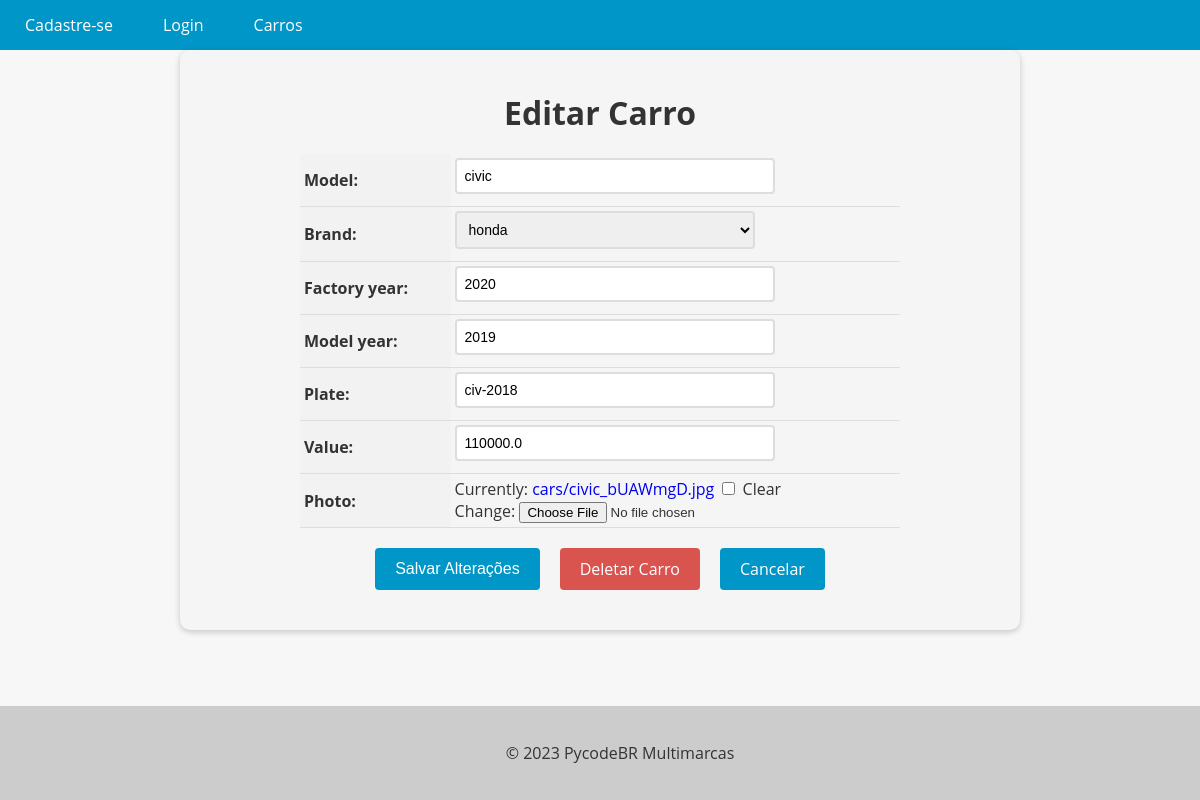
The page /car/7/update/ on the database its author committed.
### cars/models.py (models this page shows, shortened)
class Car(models.Model):
    id = models.AutoField(primary_key=True)
    model = models.CharField(max_length=255)
    brand = models.ForeignKey(
        Brand, on_delete=models.PROTECT, related_name='car_brand'
    )
    factory_year = models.IntegerField(blank=True, null=True)
    model_year = models.IntegerField(blank=True, null=True)
    plate = models.CharField(max_length=10, blank=True)
    value = models.FloatField(blank=True, null=True)
    photo = models.ImageField(upload_to='cars/', blank=True, null=True)

class Brand(models.Model):
    id = models.AutoField(primary_key=True)
    brand = models.CharField(max_length=255)
    def __str__(self) -> str:
        return self.brand

### cars/views.py (the view, shortened to what this page needs)
# urls.py: path('car/<int:pk>/update/', CarUpdateView.as_view(), name='car_update'),
class CarUpdateView(UpdateView):
    model = Car
    form_class = ModelCarForm
    template_name = 'car_update.html'

### cars/forms.py (shortened to what this page needs)
class ModelCarForm(forms.ModelForm):
    class Meta:
        model = Car
        fields = '__all__'

### cars/templates/car_update.html (shortened to what this page needs)
{% extends "base.html" %}
{% block content %}
  <form method="post" enctype="multipart/form-data">
    <h1>Editar Carro</h1>
    <table>
      {{ form.as_table }}
    </table>
    <div>
      <div class="buttons-container">
        <input type="submit" value="Salvar Alterações" class="btn btn-primary">
        <a href="{% url 'car_delete' pk=object.pk %}" class="btn btn-danger">Deletar Carro</a>
        <a href="{% url 'cars_list' %}" class="btn btn-secondary">Cancelar</a>
      </div>
    </div>
  </form>
{% endblock %}

### app/templates/base.html (style rules this page uses)
body { font-family: 'Open Sans', sans-serif; background-color: #f7f7f7; color: #333; margin: 0; padding: 0; }

### cars/templates/car_update.html (style rules this page uses)
form { max-width: 800px; margin: 0 auto; padding: 20px; background-color: #f5f5f5; border-radius: 10px; box-shadow: 0 2px 6px rgba(0, 0, 0, 0.2); }
form h1 { font-size: 2rem; margin-bottom: 20px; text-align: center; }
table { margin: 0 auto; border-collapse: collapse; width: 100%; max-width: 600px; }
th, td { padding: 4px; text-align: left; border-bottom: 1px solid #ddd; }
th { background-color: #f2f2f2; }
input[type="text"], input[type="number"], select, textarea { padding: 8px; font-size: 14px; border: 2px solid #ddd; border-radius: 4px; width: 100%; max-width: 300px; margin-bottom: 8px; transition: border-bottom-color 0.3s ease-in-out; }
.btn { background-color: #0096c7; color: #fff; border: none; padding: 10px 20px; font-size: 16px; border-radius: 4px; cursor: pointer; transition: background-color 0.3s ease-in-out; }
.buttons-container { display: flex; justify-content: center; margin-top: 20px; margin-bottom: 20px; }
.btn { display: inline-block; background-color: #0096c7; color: #fff; border: none; padding: 10px 20px; font-size: 16px; border-radius: 4px; cursor: pointer; transition: background-color 0.3s ease-in-out; margin: 0 10px; }
.btn-danger { background-color: #d9534f; text-decoration: none !important; }
a { text-decoration: none !important; }

### rows shown on the page
Car: model "civic", factory_year "2020", model_year "2019", plate "civ-2018", value "110000.0"
Brand: brand "honda"
